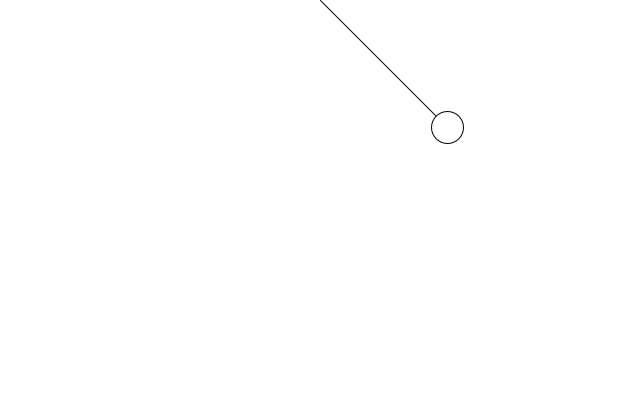
Frame 1 (no input)
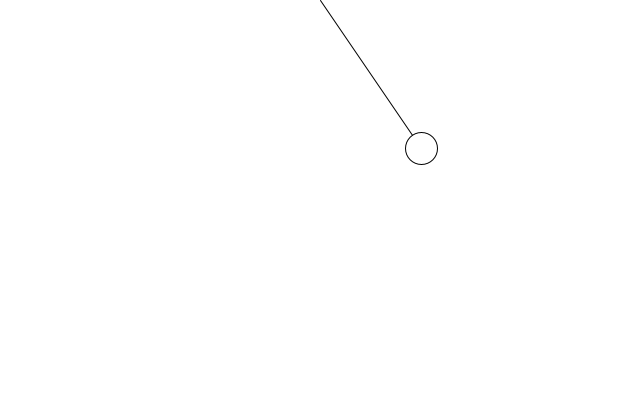
Frame 60 (the mouse pressed at the canvas centre just before this capture)
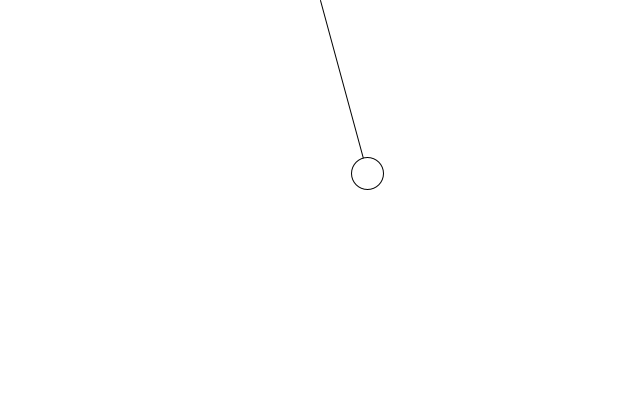
Frame 120 (the mouse held since frame 60 and released just before this capture)

The Processing sketch that drew these frames (run headless with seeded random() and noise(); from frame 60 on, the mouse is pressed at the canvas centre):

// Processing sketch: pendulumSim
// ── pendulumSim.pde
PVector origin;
PVector bob;
float len;
float angle = PI/4;
float aVel = 0.0;
float aAccel = 0.0;

void setup(){
  size(640,400);
  
  len = 180;
  origin = new PVector(width/2,0);
  bob = new PVector(width/2,len);
}

void draw(){
  background(255);
  
  // SOH CAH TOA
  
  bob.x = origin.x + len * sin(angle);
  bob.y = origin.y + len * cos(angle);
  
  line(origin.x, origin.y,bob.x, bob.y);
  ellipse(bob.x, bob.y, 32,32);
  
  aAccel = -0.01 * sin(angle);
  
  angle += aVel;
  aVel += aAccel;
  
  aVel *=.99;
}
